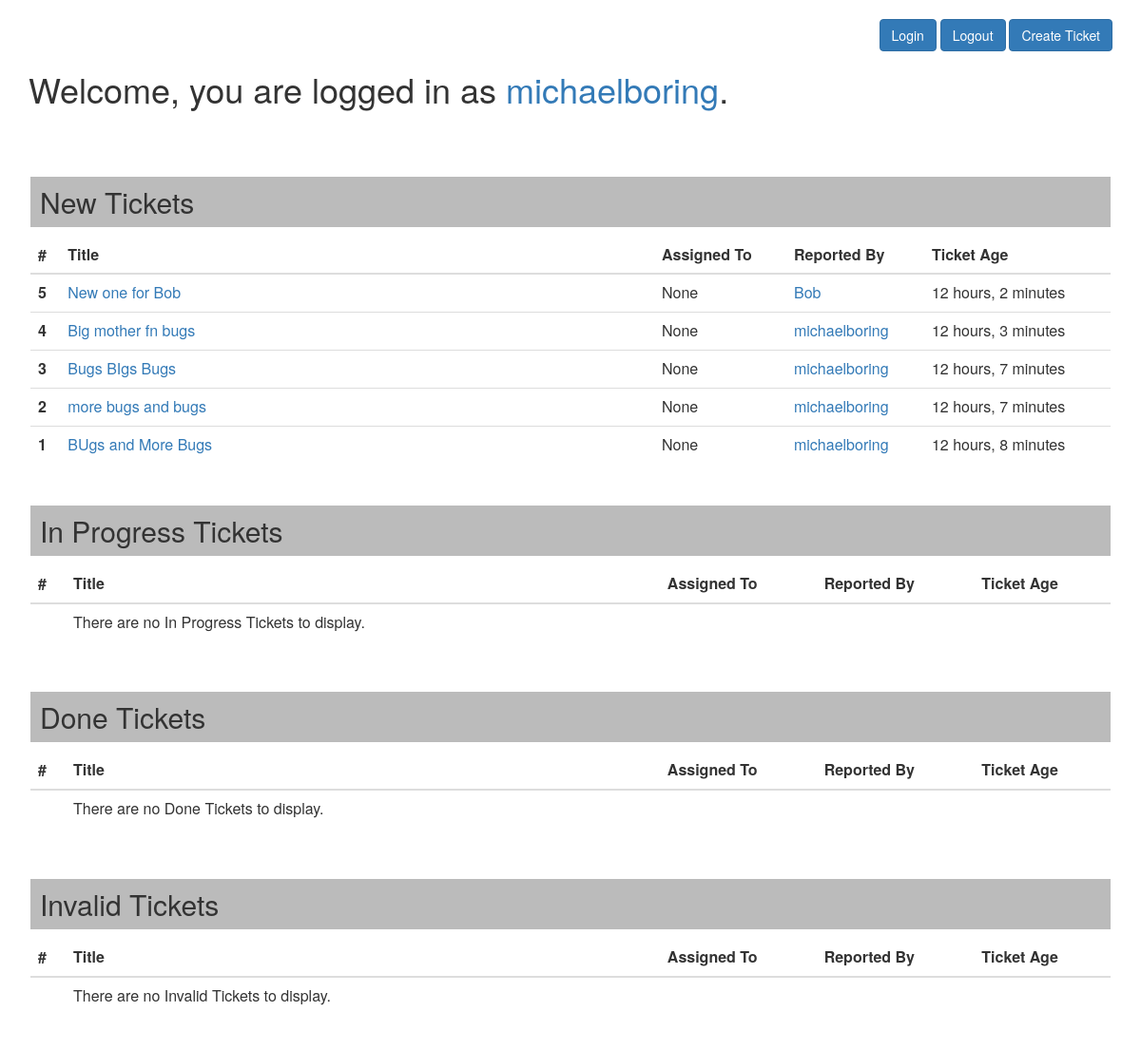
The page / (signed in) on the database as committed earlier.
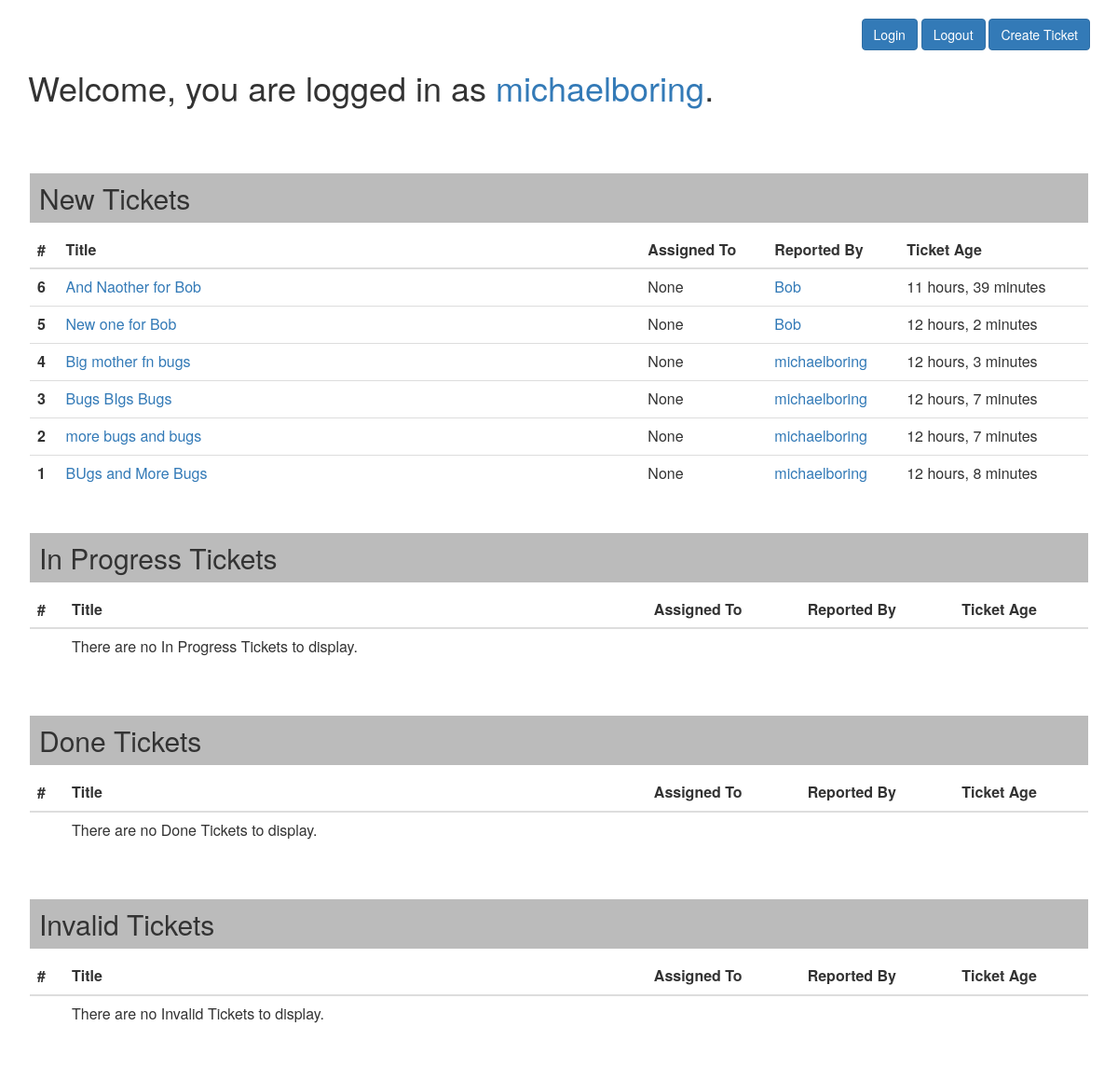
The same page on the database as committed later.
### homepage/models.py (models this page shows, shortened)
class Ticket(models.Model):
    title = models.CharField(max_length=50)
    post_date = models.DateTimeField(default=timezone.now)
    description = models.TextField()
    user_filed = models.ForeignKey(newauthmodel, on_delete=models.CASCADE)
    status = models.CharField(max_length=50, default='New')
    user_assigned = models.CharField(max_length=50, blank=True, null=True)
    user_completed = models.CharField(max_length=50, blank=True, null=True)

### myuser/models.py (models this page shows)
class MyUser(AbstractUser):
    pass

### homepage/views.py (the view)
# urls.py: path('', index, name="homepage"),
def index(request):
    new_tickets = Ticket.objects.filter(
        status='New').order_by('post_date').reverse()
    progress_tickets = Ticket.objects.filter(
        status='In Progress').order_by('post_date').reverse()
    completed_tickets = Ticket.objects.filter(
        status='Done').order_by('post_date').reverse()
    invalid_tickets = Ticket.objects.filter(
        status='Invalid').order_by('post_date').reverse()
    current_time = timezone.now()
    return render(request, "index.html", {"new_tickets": new_tickets, "progress_tickets": progress_tickets, "completed_tickets": completed_tickets, "invalid_tickets": invalid_tickets, "current_time": current_time})

### templates/index.html (shortened to what the changed rows need)
{% extends 'base.html' %} {% block content %}
<br />
{% if request.user.is_authenticated %}
<h1>
  Welcome, you are logged in as
  <a href="user/{{ request.user.id }}/">{{ request.user.username }}</a>.
</h1>
<br />
<br />
<div class="card" style="padding: 2px">
  <h2 class="card-header" style="background-color: #bbb; padding: 10px">
    New Tickets
  </h2>
  <div class="card-body">
    <table class="table">
      <thead>
        <tr>
          <th scope="col">#</th>
          <th scope="col" style="width: 55%">Title</th>
          <th scope="col">Assigned To</th>
          <th scope="col">Reported By</th>
          <th scope="col">Ticket Age</th>
        </tr>
      </thead>
      <tbody>
        {% if new_tickets %} {% for post in new_tickets %}
        <tr>
          <th scope="row">{{ post.id }}</th>
          <td><a href="ticket/{{ post.id }}/">{{ post.title }}</a></td>
          <td>{{ post.user_assigned }}</td>
          <td>
            <a href="user/{{ post.user_filed.id }}/">{{ post.user_filed }}</a>
          </td>
          <td>{{ current_time|timeuntil:post.post_date }}</td>
        </tr>
        {% endfor %} {% endif %}
      </tbody>
    </table>
  </div>
</div>
<div class="card" style="padding: 2px">
  <h2 class="card-header" style="background-color: #bbb; padding: 10px">
    In Progress Tickets
  </h2>
  <div class="card-body">
    <table class="table">
      <thead>
        <tr>
          <th scope="col">#</th>
          <th scope="col" style="width: 55%">Title</th>
          <th scope="col">Assigned To</th>
          <th scope="col">Reported By</th>
          <th scope="col">Ticket Age</th>
        </tr>
      </thead>
      <tbody>
        {% if progress_tickets %} {% for post in progress_tickets %}
        <tr>
          <th scope="row">{{ post.id }}</th>
          <td><a href="ticket/{{ post.id }}/">{{ post.title }}</a></td>
          <td>{{ post.user_assigned }}</td>
          <td>
            <a href="user/{{ post.user_filed.id }}/">{{ post.user_filed }}</a>
          </td>
          <td>{{ current_time|timeuntil:post.post_date }}</td>
        </tr>
        {% endfor %} {% else %}
        <tr>
          <th scope="row"></th>
        </tr>
        {% endif %}
      </tbody>
    </table>
  </div>
</div>
<div class="card" style="padding: 2px">
  <h2 class="card-header" style="background-color: #bbb; padding: 10px">
    Done Tickets
  </h2>
  <div class="card-body">
    <table class="table">
      <thead>
        <tr>
          <th scope="col">#</th>
          <th scope="col" style="width: 55%">Title</th>
          <th scope="col">Assigned To</th>
          <th scope="col">Reported By</th>
          <th scope="col">Ticket Age</th>
        </tr>
      </thead>
      <tbody>
        {% if completed_tickets %} {% for post in completed_tickets %}
        <tr>
          <th scope="row">{{ post.id }}</th>
          <td><a href="ticket/{{ post.id }}/">{{ post.title }}</a></td>
          <td>{{ post.user_assigned }}</td>
          <td>
            <a href="user/{{ post.user_filed.id }}/">{{ post.user_filed }}</a>
          </td>
          <td>{{ current_time|timeuntil:post.post_date }}</td>
        </tr>
        {% endfor %} {% else %}
        <tr>
          <th scope="row"></th>
        </tr>
        {% endif %}
      </tbody>
    </table>
  </div>
</div>
<div class="card" style="padding: 2px">
  <h2 class="card-header" style="background-color: #bbb; padding: 10px">
    Invalid Tickets
  </h2>
  <div class="card-body">
    <table class="table">
      <thead>
        <tr>
          <th scope="col">#</th>
          <th scope="col" style="width: 55%">Title</th>
          <th scope="col">Assigned To</th>
          <th scope="col">Reported By</th>
          <th scope="col">Ticket Age</th>
        </tr>
      </thead>
      <tbody>
        {% if invalid_tickets %} {% for post in invalid_tickets %}
        <tr>
          <th scope="row">{{ post.id }}</th>
          <td><a href="ticket/{{ post.id }}/">{{ post.title }}</a></td>
          <td>{{ post.user_assigned }}</td>
          <td>
            <a href="user/{{ post.user_filed.id }}/">{{ post.user_filed }}</a>
          </td>
          <td>{{ current_time|timeuntil:post.post_date }}</td>
        </tr>
        {% endfor %} {% else %}
        <tr>
          <th scope="row"></th>
        </tr>
        {% endif %}
      </tbody>
    </table>
  </div>
</div>
<br />
{% else %}
<h1>BUG-BE-GONE, The Ultimate Bug Tracker</h1>
<h2>Please <a href="/login/">login</a> to continue.</h2>
{% endif %} {% endblock %}

Rows that differ between the two databases and show on the page:
added Ticket: id "6", title "And Naother for Bob", user_assigned "None", user_filed "Bob", post_date "11 hours, 39 minutes"
